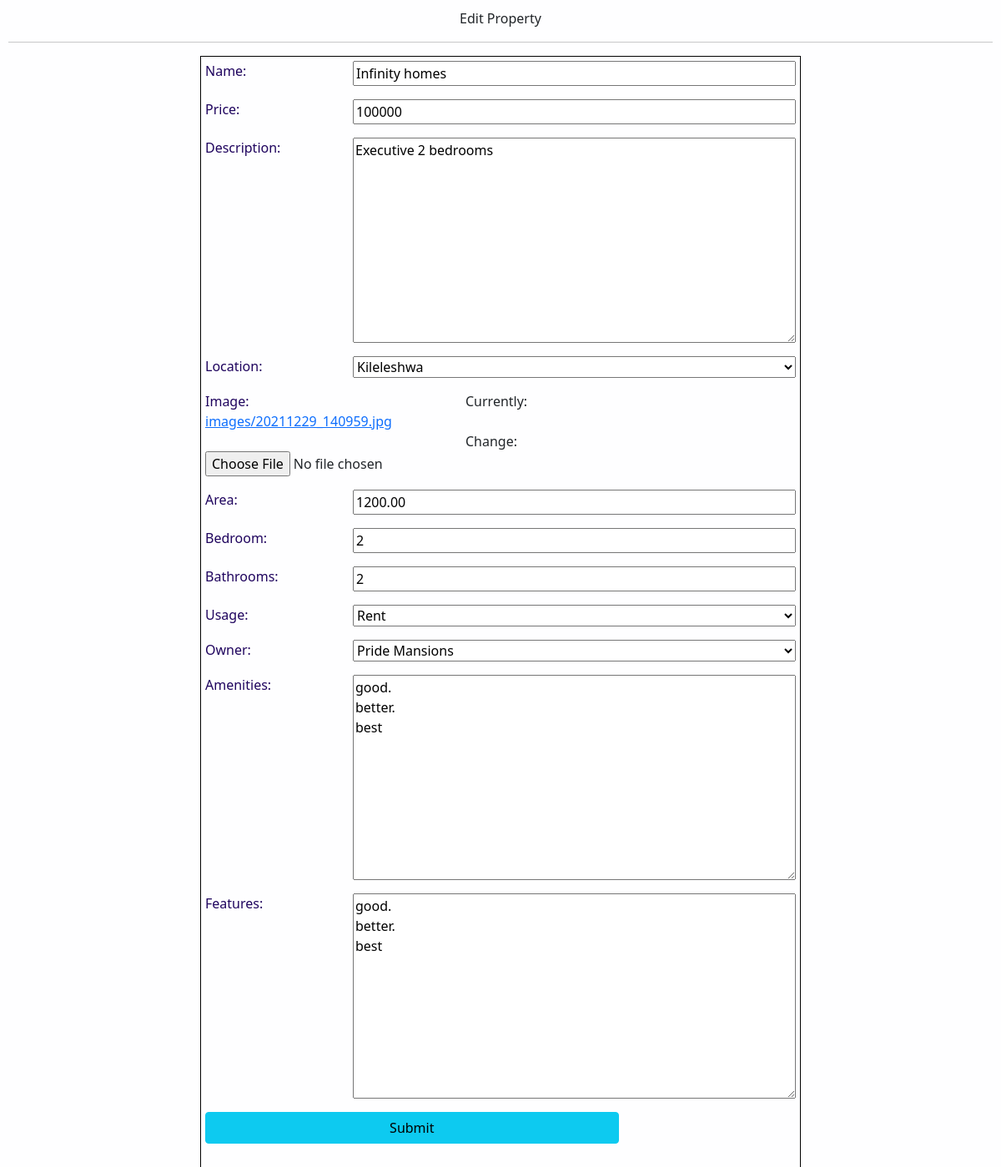
The page /edit/5/ on the database its author committed.
### base/models.py (models this page shows, shortened)
class Property(models.Model):
    name=models.CharField(max_length=200)
    price=models.IntegerField(default=0)
    description=models.TextField()
    location=models.ForeignKey(Location,on_delete=models.SET_NULL,null=True)
    image=models.ImageField(upload_to="images")
    area=models.DecimalField(max_digits=9,decimal_places=2)
    bedroom=models.IntegerField()
    bathrooms=models.IntegerField()
    Use=models.TextChoices("Use","Rent Sale")
    usage=models.CharField(max_length=100,blank=False,choices=Use.choices)
    owner=models.ForeignKey(Owners,on_delete=models.SET_NULL,null=True)
    amenities=models.TextField(blank=True)
    features=models.TextField(blank=True)

class Location(models.Model):
    location=models.CharField(max_length=100)
    def __str__(self):
        return self.location

### base/views.py (the view)
# urls.py: path("edit/<str:pk>/",views.editProperty,name="edit"),
def editProperty(request,pk):
    propertyItem=Property.objects.get(id=pk)
    form=PropertyForm(instance=propertyItem)
    page="edit"
    if request.method == "POST":
        form=PropertyForm(request.POST,instance=propertyItem)
        if form.is_valid():
            form.save()
            return redirect("custom")
    context={
        "form":form,
        "page":page
    }
    return render(request,"base/add-property.html",context)

### base/forms.py
class PropertyForm(ModelForm):
    class Meta:
        model=Property
        fields='__all__'

### base/models.py (called while the page is built)
    def __str__(self):
        return self.companyname

### base/templates/base/add-property.html (shortened to what this page needs)
{% load static %}
<!DOCTYPE html>
<html lang="en">
<head>
    <link href="https://cdn.jsdelivr.net/npm/bootstrap@5.0.2/dist/css/bootstrap.min.css" rel="stylesheet">
<link rel="stylesheet" href="https://cdnjs.cloudflare.com/ajax/libs/
font-awesome/5.15.2/css/all.min.css"/>
<link rel="stylesheet" href="{% static 'base/styles/admin.css' %}">
</head>
<body>
   {% if page == 'edit' %}
   <div class="add-text">
    Edit Property
    <hr>
</div>
   {% else %}
   <div class="add-text">
    Add Property
    <hr>
</div>
   {% endif %}
    <div  id="add">
        <form action="" method="POST"  enctype="multipart/form-data">
            {{form.as_p}}
            <input type="submit" id="sub" value="Submit" class="btn btn-info btn-block">
        </form>
    </div>
</body>
</html>

### base/static/base/styles/admin.css (style rules this page uses)
body { background-color: rgb(254, 254, 255); }
#add { width: 60%; height: 100%; display: flex; flex-direction: row; justify-content: center; margin: auto; align-items: center; }
#add form { border: 1px solid black; padding: 5px; height: 70%; }
.add-text { text-align: center; margin: 10px; }
#add form p { display: grid; grid-template-columns: 1fr 3fr; }
form p label { color: rgb(31, 4, 94); }
#sub { text-align: center; width: 70%; margin: auto; margin-bottom: 100px; }

### rows shown on the page
Property: name "Infinity homes", price "100000", description "Executive 2 bedrooms", area "1200.00", bedroom "2", bathrooms "2", usage "Rent", owner "Pride Mansions", amenities "good. better. best", features "good. better. best"
Location: location "Kileleshwa"
